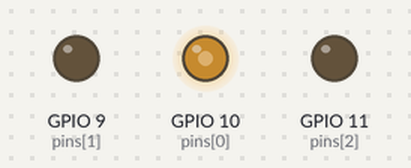
Bench run of a program on a simulated Raspberry Pi (BCM pin numbers). Parts: output pins drawn as LEDs (lit = HIGH). At 3.0 s the program stops and its outputs stay as they are.

Above: at 0.1 s.
At 1.1 s:
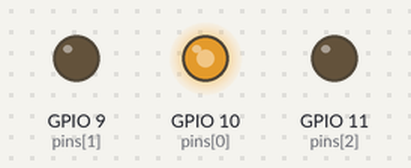
At 2.1 s:
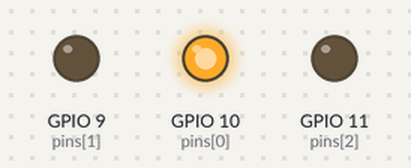
At 3.1 s:
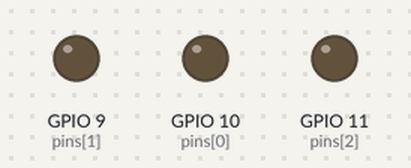
Timing chart, 0 to 4.5 s (numbered marks = the images above):
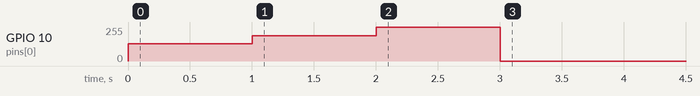

Measured:
- by itself, GPIO 10 (pins[0]): 0/255 → 128/255 at 0.00 s, → 191/255 1.0 s later, → 255/255 1.0 s later, → 0/255 1.0 s later

The program:

pulsar.py
```python
#!/usr/bin/env python3

from gpiozero import PWMLED
from time import sleep

pins = [10, 9, 11]
leds = [PWMLED(pins[0]), PWMLED(pins[1]), PWMLED(pins[2])]

for led in leds:
    led.off()

col = leds[0]
col.on()

col.value = 0.5
sleep(1)
col.value = 0.75
sleep(1)
col.value = 1.0
sleep(1)
```
